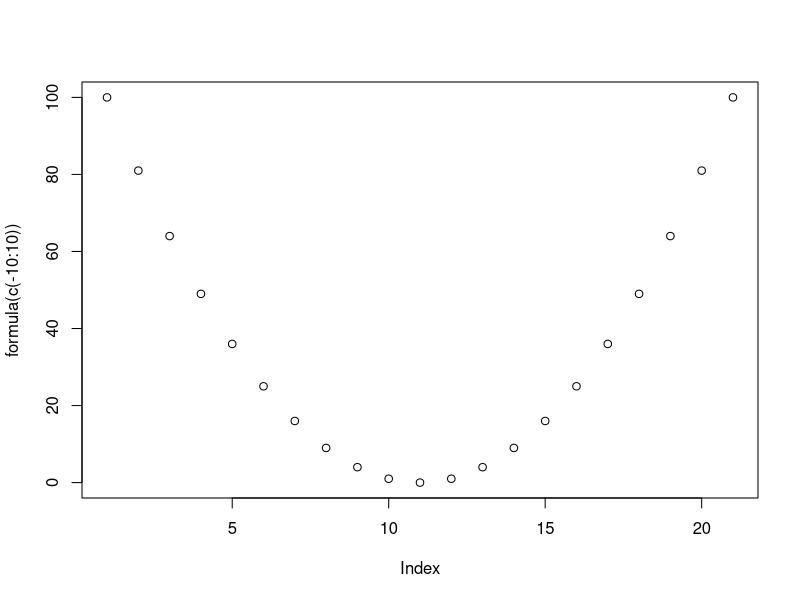
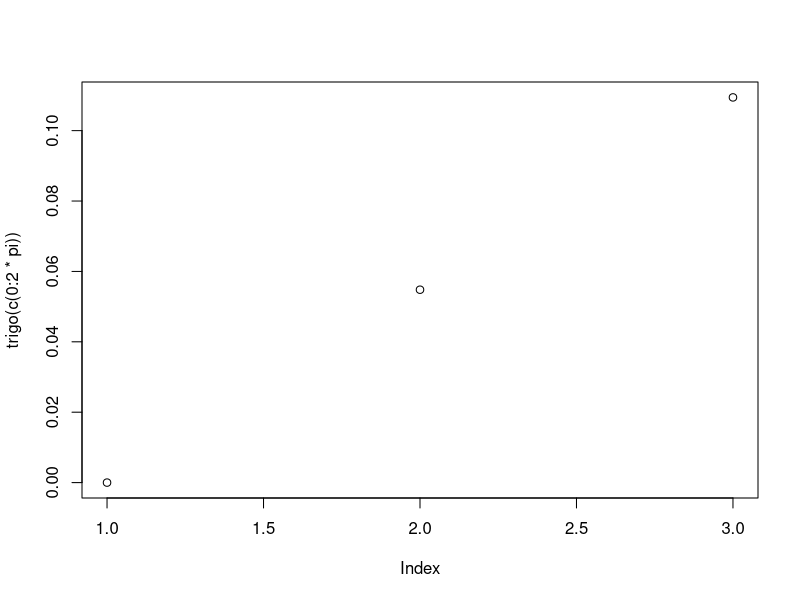
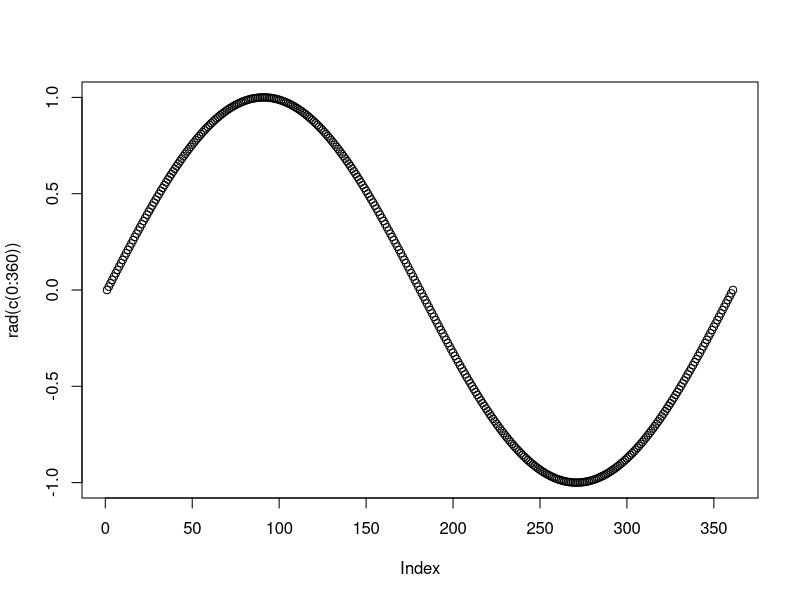
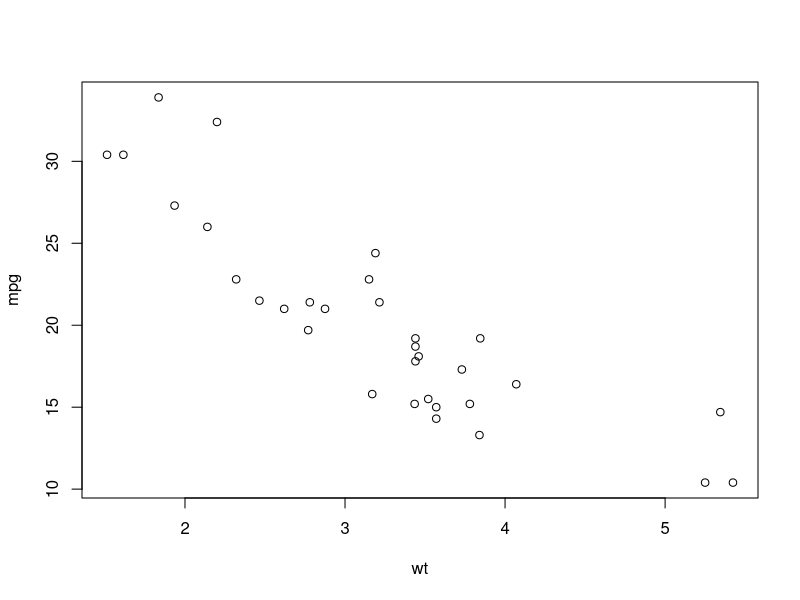

These figures' R source, in order:
## ---- chunk 1
knitr::opts_chunk$set(echo = TRUE)
## ---- chunk 2
formula <- function(x){
 x^2
}
print(formula)
formula(c(-10:10))
plot(formula(c(-10:10)))

#queda mas claro si hago esto: 
#x_values <- -10:10
#y_values <- formula(x_values)
#plot (x_values, y_values)
## ---- chunk 3
optimize(formula,c(-10:10), maximum = FALSE) #El minimum es el minimo
## ---- chunk 4
trigo <- function(x) {
  h <- sin(x*pi/180)  # Calculate the sine of x
  return(h)    # Return the result of the sine function
}

result <- trigo(2*pi/2)  
print(result) 

plot(trigo(c(0: 2*pi)))
## ---- chunk 5
rad <- function(x){
  num <- sin(x*pi/180)
  return (num)
}
print(rad)

rad(180)

plot(rad(c(0:360)))
## ---- chunk 6
optimize(rad, c(0:180, lower=min(0), upper = max(180), maximum = TRUE ))
## ---- chunk 7
summary(mtcars)
## ---- chunk 8
plot(mpg~wt, data =mtcars)
modelo <- lm(mpg~wt, data = mtcars)
summary(modelo)
## ---- chunk 9
#lm(mtcars$mpg ~ mtcars[, i]) cada columna = variable
#lapply(1:ncol(mtcars), function(i) {...}) funcion a cada columna

lista <- lapply(1:ncol(mtcars), function(i) {
         regre <- lm(mtcars$mpg ~ mtcars[, i])})
lista
## ---- chunk 10
vecino <- function(p, n=length(p)) {
  ij <- sample(n,2)
  p[ij] <- p[rev(ij)]
  p
}

# Function to count collisions
colisiones <- function(p, n=length(p)) {
  con <- 0
  for(i in 1:(n-1)) {
    for(j in (i+1):n) {
      if(abs(p[i] - p[j]) == abs(i - j)) {
        con <- con + 1
      }
    }
  }
  return(con)
}

# Optimize using simulated annealing
sol_1 <- optim(sample(8), colisiones, gr = vecino, method = "SANN") #añadir control = list(maxit = 10000))
sol_sann <- optim(sample(8), colisiones, gr = vecino, method = "SANN", control = list(maxit = 10000))

sol_2 <- optim(sample(8), colisiones, gr = vecino, method = "Nelder-Mead")

## ---- chunk 11
optim(5, function(x){(x[1]-3)^2 + 5}, method = "Nelder-Mead")
## ---- chunk 12
library(parallel)
pausa <- function() Sys.sleep(1)
system.time(parallel::mclapply(1:2, pausa))
